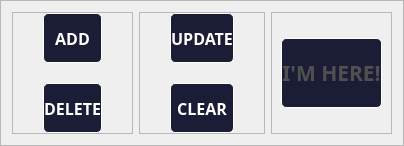
                     <widget class="QFrame" name="frame_buttons">
                      <property name="maximumSize">
                       <size>
                        <width>16777215</width>
                        <height>150</height>
                       </size>
                      </property>
                      <property name="font">
                       <font>
                        <family>Montserrat Black</family>
                        <pointsize>12</pointsize>
                        <weight>75</weight>
                        <bold>true</bold>
                       </font>
                      </property>
                      <property name="styleSheet">
                       <string notr="true"/>
                      </property>
                      <property name="frameShape">
                       <enum>QFrame::StyledPanel</enum>
                      </property>
                      <property name="frameShadow">
                       <enum>QFrame::Raised</enum>
                      </property>
                      <layout class="QHBoxLayout" name="horizontalLayout_8">
                       <item>
                        <widget class="QFrame" name="frame_3">
                         <property name="frameShape">
                          <enum>QFrame::StyledPanel</enum>
                         </property>
                         <property name="frameShadow">
                          <enum>QFrame::Raised</enum>
                         </property>
                         <layout class="QVBoxLayout" name="verticalLayout_11">
                          <property name="spacing">
                           <number>20</number>
                          </property>
                          <property name="leftMargin">
                           <number>30</number>
                          </property>
                          <property name="topMargin">
                           <number>0</number>
                          </property>
                          <property name="rightMargin">
                           <number>30</number>
                          </property>
                          <property name="bottomMargin">
                           <number>0</number>
                          </property>
                          <item>
                           <widget class="QPushButton" name="home_btn_add">
                            <property name="minimumSize">
                             <size>
                              <width>0</width>
                              <height>50</height>
                             </size>
                            </property>
                            <property name="font">
                             <font>
                              <family>Montserrat SemiBold</family>
                              <pointsize>12</pointsize>
                              <weight>75</weight>
                              <bold>true</bold>
                             </font>
                            </property>
                            <property name="cursor">
                             <cursorShape>PointingHandCursor</cursorShape>
                            </property>
                            <property name="styleSheet">
                             <string notr="true">*{
	background-color:rgb(27, 29, 54);
	color:white;
	border-radius:5px;
	border:1px solid white;
}

*:hover{
	border-color: rgb(62, 221, 230);
	color: rgb(62, 221, 230);
	background-color:rgb(17, 18, 33);
}

*:pressed{
	background-color: rgb(62, 221, 230);
	color:rgb(20, 21, 38);
	border-color: rgb(20, 21, 38);
}
</string>
                            </property>
                            <property name="text">
                             <string>ADD</string>
                            </property>
                           </widget>
                          </item>
                          <item>
                           <widget class="QPushButton" name="home_btn_delete">
                            <property name="minimumSize">
                             <size>
                              <width>0</width>
                              <height>50</height>
                             </size>
                            </property>
                            <property name="font">
                             <font>
                              <family>Montserrat SemiBold</family>
                              <pointsize>12</pointsize>
                              <weight>75</weight>
                              <bold>true</bold>
                             </font>
                            </property>
                            <property name="cursor">
                             <cursorShape>PointingHandCursor</cursorShape>
                            </property>
                            <property name="styleSheet">
                             <string notr="true">*{
	background-color:rgb(27, 29, 54);
	color:white;
	border-radius:5px;
	border:1px solid white;
}

*:hover{
	border-color: rgb(62, 221, 230);
	color: rgb(62, 221, 230);
	background-color:rgb(17, 18, 33);
}

*:pressed{
	background-color: rgb(62, 221, 230);
	color:rgb(20, 21, 38);
	border-color: rgb(20, 21, 38);
}
</string>
                            </property>
                            <property name="text">
                             <string>DELETE</string>
                            </property>
                           </widget>
                          </item>
                         </layout>
                        </widget>
                       </item>
                       <item>
                        <widget class="QFrame" name="frame_4">
                         <property name="frameShape">
                          <enum>QFrame::StyledPanel</enum>
                         </property>
                         <property name="frameShadow">
                          <enum>QFrame::Raised</enum>
                         </property>
                         <layout class="QVBoxLayout" name="verticalLayout_12">
                          <property name="spacing">
                           <number>20</number>
                          </property>
                          <property name="leftMargin">
                           <number>30</number>
                          </property>
                          <property name="topMargin">
                           <number>0</number>
                          </property>
                          <property name="rightMargin">
                           <number>30</number>
                          </property>
                          <property name="bottomMargin">
                           <number>0</number>
                          </property>
                          <item>
                           <widget class="QPushButton" name="home_btn_updt">
                            <property name="minimumSize">
                             <size>
                              <width>0</width>
                              <height>50</height>
                             </size>
                            </property>
                            <property name="font">
                             <font>
                              <family>Montserrat SemiBold</family>
                              <pointsize>12</pointsize>
                              <weight>75</weight>
                              <bold>true</bold>
                             </font>
                            </property>
                            <property name="cursor">
                             <cursorShape>PointingHandCursor</cursorShape>
                            </property>
                            <property name="styleSheet">
                             <string notr="true">*{
	background-color:rgb(27, 29, 54);
	color:white;
	border-radius:5px;
	border:1px solid white;
}

*:hover{
	border-color: rgb(62, 221, 230);
	color: rgb(62, 221, 230);
	background-color:rgb(17, 18, 33);
}

*:pressed{
	background-color: rgb(62, 221, 230);
	color:rgb(20, 21, 38);
	border-color: rgb(20, 21, 38);
}
</string>
                            </property>
                            <property name="text">
                             <string>UPDATE</string>
                            </property>
                           </widget>
                          </item>
                          <item>
                           <widget class="QPushButton" name="home_btn_clear">
                            <property name="minimumSize">
                             <size>
                              <width>0</width>
                              <height>50</height>
                             </size>
                            </property>
                            <property name="font">
                             <font>
                              <family>Montserrat SemiBold</family>
                              <pointsize>12</pointsize>
                              <weight>75</weight>
                              <bold>true</bold>
                             </font>
                            </property>
                            <property name="cursor">
                             <cursorShape>PointingHandCursor</cursorShape>
                            </property>
                            <property name="styleSheet">
                             <string notr="true">*{
	background-color:rgb(27, 29, 54);
	color:white;
	border-radius:5px;
	border:1px solid white;
}

*:hover{
	border-color: rgb(62, 221, 230);
	color: rgb(62, 221, 230);
	background-color:rgb(17, 18, 33);
}

*:pressed{
	background-color: rgb(62, 221, 230);
	color:rgb(20, 21, 38);
	border-color: rgb(20, 21, 38);
}
</string>
                            </property>
                            <property name="text">
                             <string>CLEAR</string>
                            </property>
                           </widget>
                          </item>
                         </layout>
                        </widget>
                       </item>
                       <item>
                        <widget class="QFrame" name="frame_5">
                         <property name="frameShape">
                          <enum>QFrame::StyledPanel</enum>
                         </property>
                         <property name="frameShadow">
                          <enum>QFrame::Raised</enum>
                         </property>
                         <layout class="QVBoxLayout" name="verticalLayout_13">
                          <item>
                           <widget class="QPushButton" name="home_btn_present">
                            <property name="enabled">
                             <bool>false</bool>
                            </property>
                            <property name="minimumSize">
                             <size>
                              <width>0</width>
                              <height>70</height>
                             </size>
                            </property>
                            <property name="font">
                             <font>
                              <family>Montserrat SemiBold</family>
                              <pointsize>16</pointsize>
                              <weight>75</weight>
                              <bold>true</bold>
                             </font>
                            </property>
                            <property name="cursor">
                             <cursorShape>PointingHandCursor</cursorShape>
                            </property>
                            <property name="styleSheet">
                             <string notr="true">*{
	background-color:rgb(27, 29, 54);
	color:white;
	border-radius:5px;
	border:1px solid white;
}

*:hover{
	border-color: rgb(62, 221, 230);
	color: rgb(62, 221, 230);
	background-color:rgb(17, 18, 33);
}

*:pressed{
	background-color: rgb(62, 221, 230);
	color:rgb(20, 21, 38);
	border-color: rgb(20, 21, 38);
}

*:disabled{
	borde-color:rgb(80, 80, 80);
	color:rgb(80,80,80);
}</string>
                            </property>
                            <property name="text">
                             <string>I'M HERE!</string>
                            </property>
                           </widget>
                          </item>
                         </layout>
                        </widget>
                       </item>
                      </layout>
                     </widget>
